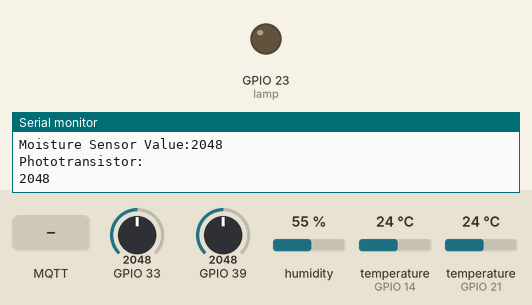
Recording of a sketch running on a simulated ESP32. Parts: output pins drawn as LEDs (lit = HIGH), the last lines printed to the serial monitor. The inputs (shaded band) are chosen by the test bench; at power-on: GPIO 33 = 2048, GPIO 39 = 2048, humidity 55 %, temperature (sensors on GPIO 14, GPIO 21) 24 °C. WiFi joins after 1.5 s; servers stay silent unless stated; no MQTT or app messages arrive unless stated.

Above: at 2.7 s.
2.8 s: MQTT message "on" arrives on the first subscribed topic
At 3.9 s:
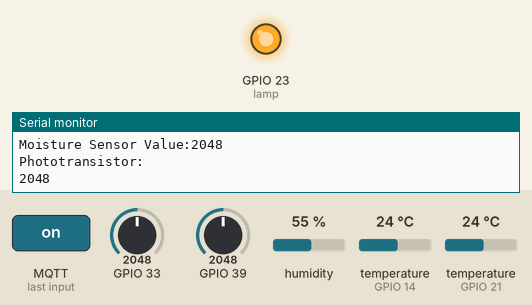
7.0 s: MQTT message "off" arrives on the first subscribed topic
At 8.0 s:
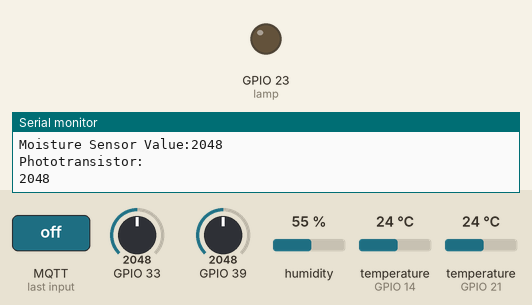
Timing chart, 0 to 10.0 s (numbered marks = the images above; inputs shaded):
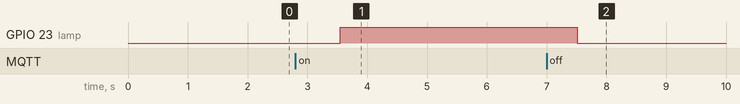

Measured:
- after the input at 2.8 s, GPIO 23 (lamp): LOW → HIGH after 0.75 s
- after the input at 7.0 s, GPIO 23 (lamp): HIGH → LOW after 0.52 s

The sketch:

sketch_ESP32.ino
```cpp
#include <DallasTemperature.h>
#include <OneWire.h>
#include <WiFi.h>
#include <PubSubClient.h>
#include "DHT.h"
#define DHTPIN 21
#define DHTTYPE DHT11


//Wifi setup
const char* ssid = "Iaac-Wifi";
const char* password = "EnterIaac22@";
const char* mqtt_server = "167.99.44.189";

WiFiClient espClient;
PubSubClient client(espClient);


//Temperature probe setup
OneWire oneWire(14);
DallasTemperature tempSensor(&oneWire);
float MT;
float MM;


const int DHTPin = 21;
const int lamp = 23;


// Initialize DHT sensor.
DHT dht(DHTPin, DHTTYPE);


// Timers auxiliar variables
 long now = millis();
 long lastMeasure = 0;

void setup_wifi() {
  delay(10);
  // We start by connecting to a WiFi network
  Serial.println();
  Serial.print("Connecting to ");
  Serial.println(ssid);
  WiFi.begin(ssid, password);
  while (WiFi.status() != WL_CONNECTED) {
    delay(500);
    Serial.print(".");
  }
  Serial.println("");
  Serial.print("WiFi connected - ESP IP address: ");
  Serial.println(WiFi.localIP());
}

void callback(String topic, byte* message, unsigned int length) {
  Serial.print("Message arrived on topic: ");
  Serial.print(topic);
  Serial.print(". Message: ");
  String messageTemp;

  for (int i = 0; i < length; i++) {
    Serial.print((char)message[i]);
    messageTemp += (char)message[i];
  }
  Serial.println();

  if(topic=="air/lamp"){
      Serial.print("Changing Room lamp to ");
      if(messageTemp == "on"){
        digitalWrite(lamp, HIGH);
        Serial.print("On");
      }
      else if(messageTemp == "off"){
        digitalWrite(lamp, LOW);
        Serial.print("Off");
      }
  }
  Serial.println();
}


void reconnect() {
  // Loop until we're reconnected
  while (!client.connected()) {
    Serial.print("Attempting MQTT connection...");
    // Attempt to connect

    if (client.connect("ESP8266Client")) {
      Serial.println("connected");
      // Subscribe or resubscribe to a topic
      // You can subscribe to more topics (to control more LEDs in this example)
      client.subscribe("air/lamp");
    } else {
      Serial.print("failed, rc=");
      Serial.print(client.state());
      Serial.println(" try again in 5 seconds");
      // Wait 5 seconds before retrying
      delay(5000);
    }
  }
}


void setup() {


  // LED output?
  pinMode(lamp, OUTPUT);
  dht.begin();

  Serial.begin(115200);
  setup_wifi();
  client.setServer(mqtt_server, 1883);
  client.setCallback(callback);


    Serial.println("Dallas Temperature IC Control Library Demo");
  //sensors.begin();

}


void loop() {
  // Moisture Media Sensor
      Serial.print("Moisture Sensor Value:");
      Serial.println(analogRead(A3));
      delay(100);
      MM = analogRead(A3);

  // Phototransistor
      int value = analogRead(33);
      int perValue = map(value,0,1024,0,100);
      Serial.println("Phototransistor: ");
      Serial.println(value);
      delay(50);


  // Temperature Media probe
      MT = tempSensor.getTempCByIndex(0);
      tempSensor.requestTemperaturesByIndex(0);
      Serial.print("Media Temperature: ");
      Serial.print(tempSensor.getTempCByIndex(0));
      Serial.println(" C");
      delay(50);


    if (!client.connected())
      reconnect();
      client.loop();
      long now = millis();
      if (now - lastMeasure > 50) {
      lastMeasure = now;
      float h = dht.readHumidity();
      float t = dht.readTemperature();
      float f = dht.readTemperature(true);

      // Check if any reads failed and exit early (to try again).
      if (isnan(h) || isnan(t) || isnan(f)) {
        Serial.println("Failed to read from DHT sensor!");
        return;
      }

      float hic = dht.computeHeatIndex(t, h, false);
      static char temperatureTemp[7];
      dtostrf(hic, 6, 2, temperatureTemp);
      static char humidityTemp[7];
      dtostrf(h, 6, 2, humidityTemp);
      static char mediatemperatureTemp[7];
      dtostrf(MT, 6, 2, mediatemperatureTemp);
      static char mediamoistureMois[7];
      dtostrf(MM, 6, 2, mediamoistureMois);
      static char lightLight[7];
      dtostrf(perValue, 6, 2, lightLight);

  // Publishes Temperature and Humidity values
      client.publish("air/temperature", temperatureTemp);
      client.publish("air/humidity", humidityTemp);
      client.publish("media/temperature", mediatemperatureTemp);
      client.publish("air/light", lightLight);
      client.publish("media/moisture", mediamoistureMois);

      Serial.print("Aerial Humidity: ");
      Serial.print(h);
      Serial.print(" %\t Aerial Temperature: ");
      Serial.print(t);
      Serial.print(" *C ");
      Serial.print(f);
      Serial.print(" *F\t Heat index: ");
      Serial.print(hic);
      Serial.println(" *C ");
      }
}
```
